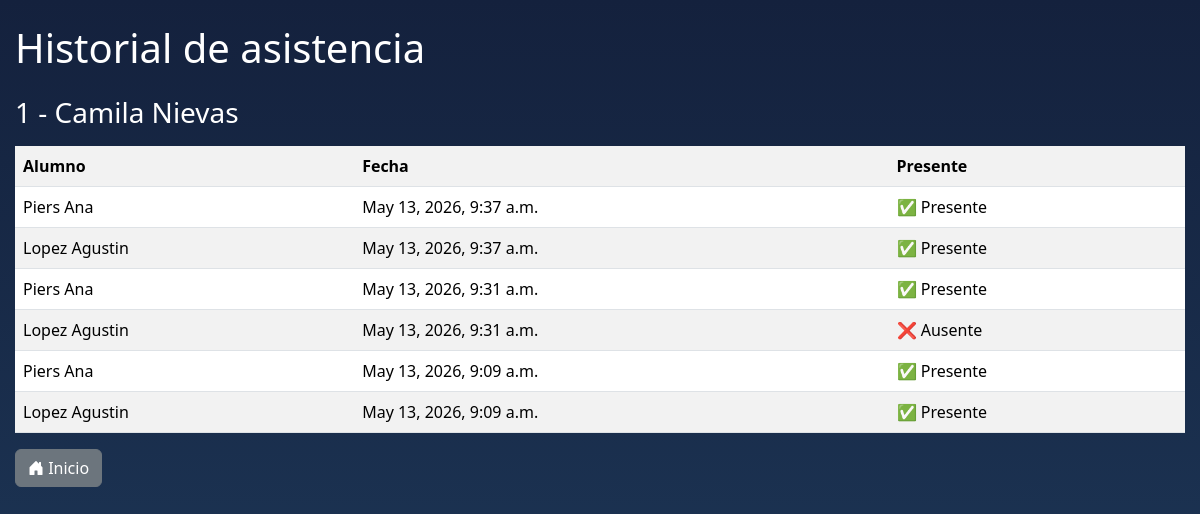
The app's page /asistencias/lista/1/, older data.
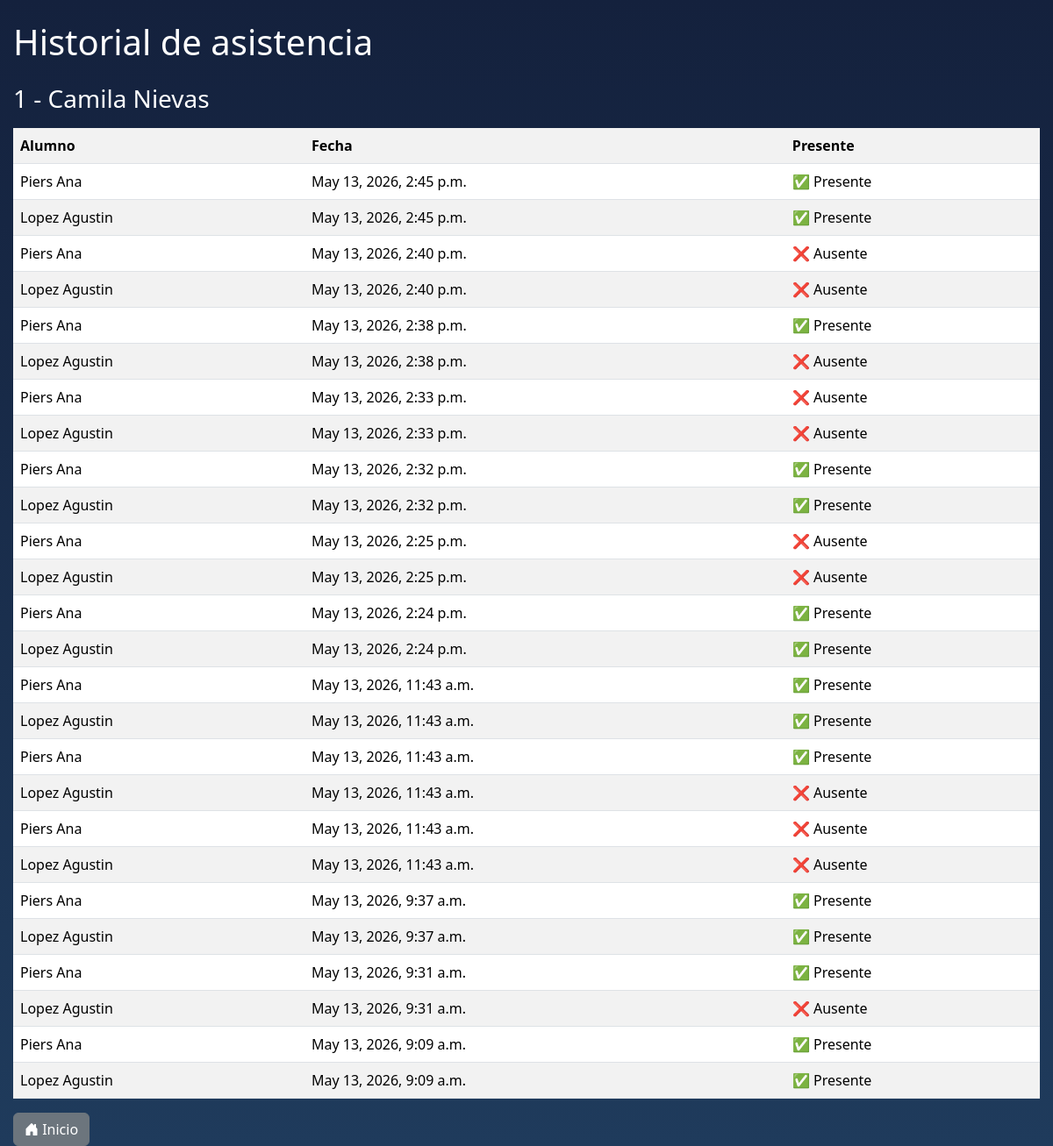
The same page, newer data.
### asistencias/models.py (models this page shows, shortened)
class Curso(models.Model):
    nombre = models.CharField(max_length=50)
    escuela = models.ForeignKey(Escuela, on_delete=models.CASCADE)

class Escuela(models.Model):
    nombre = models.CharField(max_length=100)

class Asistencia(models.Model):
    alumno = models.ForeignKey(Alumno, on_delete=models.CASCADE)
    curso = models.ForeignKey(Curso, on_delete=models.CASCADE)
    fecha_hora = models.DateTimeField()
    presente = models.BooleanField()
    observacion = models.TextField(blank=True, null=True)

class Alumno(models.Model):
    nombre = models.CharField(max_length=100)
    apellido = models.CharField(max_length=100)
    cursos = models.ManyToManyField(Curso, related_name='alumnos')

### asistencias/views.py (the view)
# urls.py: path('asistencias/lista/<int:curso_id>/', lista_asistencias, name='lista_asistencias'),
def lista_asistencias(request, curso_id):
    curso = get_object_or_404(Curso, id=curso_id)
    asistencias = Asistencia.objects.filter(
        curso=curso
    ).order_by('-fecha_hora')
    return render(
        request,
        'asistencias/lista_asistencias.html',
        {
            'curso': curso,
            'asistencias': asistencias
        }
    )

### asistencias/templates/asistencias/lista_asistencias.html
{% extends 'base.html' %}
{% block content %}
<h1 class="mb-4">
    Historial de asistencia
</h1>
<h3 class="mb-3">
    {{ curso.nombre }} - {{ curso.escuela.nombre }}
</h3>
<table class="table table-striped table-hover">
    <tr>
        <th>Alumno</th>
        <th>Fecha</th>
        <th>Presente</th>
    </tr>
    {% for asistencia in asistencias %}
        <tr>
            <td>
                {{ asistencia.alumno.apellido }}
                {{ asistencia.alumno.nombre }}
            </td>
            <td>
                {{ asistencia.fecha_hora }}
            </td>
            <td>
                {% if asistencia.presente %}
                    ✅ Presente
                {% else %}
                    ❌ Ausente
                {% endif %}
            </td>
        </tr>
    {% endfor %}
</table>
<div class="mt-2">
    <a href="/inicio/" class="btn btn-secondary">
        <i class="bi bi-house-door-fill"></i>
            Inicio
    </a>
</div>
{% endblock %}

### asistencias/templates/base.html (shortened to what this page needs)
{% load static %}
<!DOCTYPE html>
<html lang="es">
<head>
    <link
        href="https://cdn.jsdelivr.net/npm/bootstrap@5.3.3/dist/css/bootstrap.min.css"
        rel="stylesheet">
    <link rel="stylesheet" href="https://cdn.jsdelivr.net/npm/bootstrap-icons@1.13.1/font/bootstrap-icons.min.css">
    <link rel="stylesheet" href="{% static 'css/estilos.css' %}">
</head>
<body>
    <div class="container mt-4">
        {% block content %}
        {% endblock %}
    </div>
</body>
</html>

### asistencias/static/css/estilos.css (style rules this page uses)
body { background: linear-gradient( 180deg, #14213d, #1f3b5c ); min-height: 100vh; }
.container { max-width: 100% !important; padding-left: 15px; padding-right: 15px; }
h1, h2, h3 { color: #ffffff; }

Row changes from the older to the newer data that the page shows:
added Asistencia: alumno.apellido "Piers", alumno.nombre "Ana", fecha_hora "May 13, 2026, 2:45 p.m.", presente "✅ Presente"
added Asistencia: alumno.apellido "Lopez", alumno.nombre "Agustin", fecha_hora "May 13, 2026, 2:45 p.m.", presente "✅ Presente"
added Asistencia: alumno.apellido "Piers", alumno.nombre "Ana", fecha_hora "May 13, 2026, 2:40 p.m.", presente "❌ Ausente"
added Asistencia: alumno.apellido "Lopez", alumno.nombre "Agustin", fecha_hora "May 13, 2026, 2:40 p.m.", presente "❌ Ausente"
added Asistencia: alumno.apellido "Piers", alumno.nombre "Ana", fecha_hora "May 13, 2026, 2:38 p.m.", presente "✅ Presente"
added Asistencia: alumno.apellido "Lopez", alumno.nombre "Agustin", fecha_hora "May 13, 2026, 2:38 p.m.", presente "❌ Ausente"
added Asistencia: alumno.apellido "Piers", alumno.nombre "Ana", fecha_hora "May 13, 2026, 2:33 p.m.", presente "❌ Ausente"
added Asistencia: alumno.apellido "Lopez", alumno.nombre "Agustin", fecha_hora "May 13, 2026, 2:33 p.m.", presente "❌ Ausente"
added Asistencia: alumno.apellido "Piers", alumno.nombre "Ana", fecha_hora "May 13, 2026, 2:32 p.m.", presente "✅ Presente"
added Asistencia: alumno.apellido "Lopez", alumno.nombre "Agustin", fecha_hora "May 13, 2026, 2:32 p.m.", presente "✅ Presente"
added Asistencia: alumno.apellido "Piers", alumno.nombre "Ana", fecha_hora "May 13, 2026, 2:25 p.m.", presente "❌ Ausente"
added Asistencia: alumno.apellido "Lopez", alumno.nombre "Agustin", fecha_hora "May 13, 2026, 2:25 p.m.", presente "❌ Ausente"
added Asistencia: alumno.apellido "Piers", alumno.nombre "Ana", fecha_hora "May 13, 2026, 2:24 p.m.", presente "✅ Presente"
added Asistencia: alumno.apellido "Lopez", alumno.nombre "Agustin", fecha_hora "May 13, 2026, 2:24 p.m.", presente "✅ Presente"
added Asistencia: alumno.apellido "Piers", alumno.nombre "Ana", fecha_hora "May 13, 2026, 11:43 a.m.", presente "✅ Presente"
added Asistencia: alumno.apellido "Lopez", alumno.nombre "Agustin", fecha_hora "May 13, 2026, 11:43 a.m.", presente "✅ Presente"
added Asistencia: alumno.apellido "Piers", alumno.nombre "Ana", fecha_hora "May 13, 2026, 11:43 a.m.", presente "✅ Presente"
added Asistencia: alumno.apellido "Lopez", alumno.nombre "Agustin", fecha_hora "May 13, 2026, 11:43 a.m.", presente "❌ Ausente"
added Asistencia: alumno.apellido "Piers", alumno.nombre "Ana", fecha_hora "May 13, 2026, 11:43 a.m.", presente "❌ Ausente"
added Asistencia: alumno.apellido "Lopez", alumno.nombre "Agustin", fecha_hora "May 13, 2026, 11:43 a.m.", presente "❌ Ausente"
